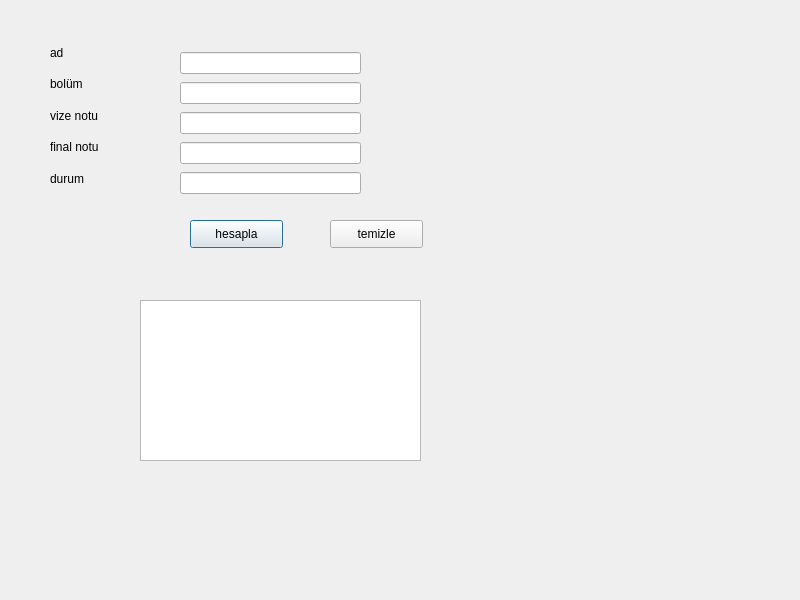
<?xml version="1.0" encoding="UTF-8"?>
<ui version="4.0">
 <class>Dialog</class>
 <widget class="QDialog" name="Dialog">
  <property name="geometry">
   <rect>
    <x>0</x>
    <y>0</y>
    <width>800</width>
    <height>600</height>
   </rect>
  </property>
  <property name="windowTitle">
   <string>Dialog</string>
  </property>
  <widget class="QTextBrowser" name="txtDurum">
   <property name="geometry">
    <rect>
     <x>140</x>
     <y>300</y>
     <width>281</width>
     <height>161</height>
    </rect>
   </property>
  </widget>
  <widget class="QPushButton" name="btnHesapla">
   <property name="geometry">
    <rect>
     <x>190</x>
     <y>220</y>
     <width>93</width>
     <height>28</height>
    </rect>
   </property>
   <property name="text">
    <string>hesapla</string>
   </property>
  </widget>
  <widget class="QPushButton" name="btnTeizle">
   <property name="geometry">
    <rect>
     <x>330</x>
     <y>220</y>
     <width>93</width>
     <height>28</height>
    </rect>
   </property>
   <property name="text">
    <string>temizle</string>
   </property>
  </widget>
  <widget class="QWidget" name="">
   <property name="geometry">
    <rect>
     <x>50</x>
     <y>40</y>
     <width>111</width>
     <height>151</height>
    </rect>
   </property>
   <layout class="QVBoxLayout" name="verticalLayout">
    <item>
     <widget class="QLabel" name="label">
      <property name="text">
       <string>ad</string>
      </property>
     </widget>
    </item>
    <item>
     <widget class="QLabel" name="label_4">
      <property name="text">
       <string>bolüm</string>
      </property>
     </widget>
    </item>
    <item>
     <widget class="QLabel" name="label_2">
      <property name="text">
       <string>vize notu</string>
      </property>
     </widget>
    </item>
    <item>
     <widget class="QLabel" name="label_3">
      <property name="text">
       <string>final notu</string>
      </property>
     </widget>
    </item>
    <item>
     <widget class="QLabel" name="label_5">
      <property name="text">
       <string>durum</string>
      </property>
     </widget>
    </item>
   </layout>
  </widget>
  <widget class="QWidget" name="">
   <property name="geometry">
    <rect>
     <x>180</x>
     <y>50</y>
     <width>181</width>
     <height>151</height>
    </rect>
   </property>
   <layout class="QVBoxLayout" name="verticalLayout_2">
    <item>
     <widget class="QLineEdit" name="edtAd"/>
    </item>
    <item>
     <widget class="QLineEdit" name="edtBolum"/>
    </item>
    <item>
     <widget class="QLineEdit" name="edtVize"/>
    </item>
    <item>
     <widget class="QLineEdit" name="edtFinal"/>
    </item>
    <item>
     <widget class="QLineEdit" name="edtDurum"/>
    </item>
   </layout>
  </widget>
 </widget>
 <resources/>
 <connections>
  <connection>
   <sender>btnTeizle</sender>
   <signal>clicked(bool)</signal>
   <receiver>txtDurum</receiver>
   <slot>clear()</slot>
   <hints>
    <hint type="sourcelabel">
     <x>377</x>
     <y>230</y>
    </hint>
    <hint type="destinationlabel">
     <x>390</x>
     <y>329</y>
    </hint>
   </hints>
  </connection>
 </connections>
</ui>
